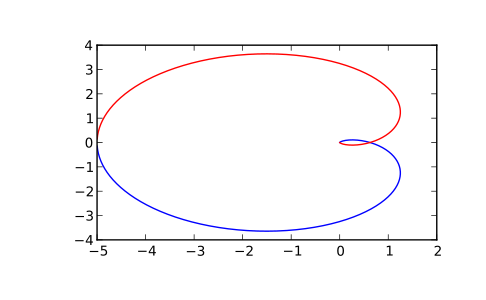

The script that drew this image:
# # Generating the Nyquist plot of a transfer function

from scipy import signal
import matplotlib.pyplot as plt

s1 = signal.lti([], [1, 1, 1], [5])
# # transfer function: H(s) = 5 / (s-1)^3

w, H = signal.freqresp(s1)

plt.figure()
plt.plot(H.real, H.imag, "b")
plt.plot(H.real, -H.imag, "r")
plt.show()
